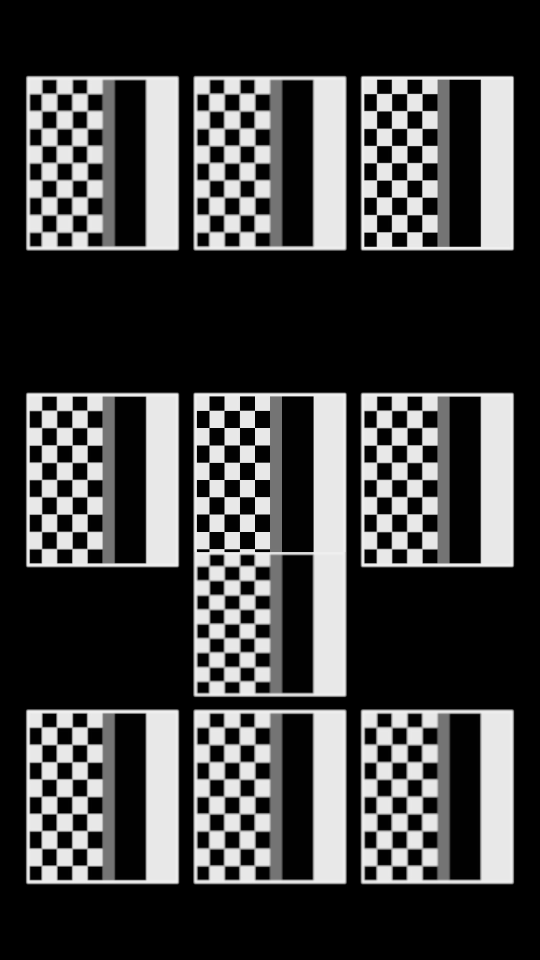
#> input picture docs/ab/dof-chart/original.png, 1080 x 1920 px (shown at 1/2 size); the run also reads 1 picture not shown here
$ python measure_dof.py
#> lines starting #> are read from the running program, lines starting #| are printed output that depends on the picture; long printed decimals are rounded
#!/usr/bin/env python3
"""DoF chart measurement — TaleRender M3 gate (contract §1.2).

Reads original.png (Chrome reference, real three r170 composer) and
native.png (talerender --scene dof-chart) from the package directory,
and writes:
  metrics.json     §28-style global metrics + the per-plane blur table
  side-by-side.png original | native, full height, half width each
  diff.png         absolute difference amplified x4 (clipped)

Blur is measured as the 10-90% transition width (px) of averaged edge
profiles: the chart's big step edge at u = 0.79 on every panel
(primary), and the checkerboard's vertical edges (secondary, median).
A third column predicts the width from the transcribed 41-tap kernel
alone (discrete tap offsets convolved with the 1 px bilinear tent), so
the table separates "does the transcription match the reference" from
"does either match the pure kernel" (both renders also carry the
scene pass's own texture filtering).
"""
import json
import math
import os

import numpy as np
from PIL import Image

D = os.path.dirname(os.path.dirname(os.path.abspath(__file__)))
W, H = 1080, 1920
FOCUS, APERTURE, MAXBLUR = 10.0, 0.0015, 0.006
PANEL_NDC_W, PANEL_NDC_H, BLEED_NDC_H = 0.56, 0.36, 0.30
PANELS = [  # (ndc_x, ndc_y, depth_m) — the shared chart spec
    (-0.62, 0.66, 30.0), (0.0, 0.66, 14.0), (0.62, 0.66, 11.0),
    (-0.62, 0.0, 12.0), (0.0, 0.0, 10.0), (0.62, 0.0, 8.0),
    (-0.62, -0.66, 7.0), (0.0, -0.66, 5.0), (0.62, -0.66, 3.5),
    (0.0, -0.30, 2.0),
]

# The 41 tap offsets of the r170 BokehShader (x components drive the
# horizontal edge spread; ring scales 1.0 / 0.9 / 0.7 / 0.4 applied).
TAPS_X = (
    [0.0]
    + [0.0, 0.15, 0.29, -0.37, 0.40, 0.37, 0.29, -0.15,
       0.0, -0.15, -0.29, 0.37, -0.4, -0.37, -0.29, 0.15]
    + [v * 0.9 for v in (0.15, -0.37, 0.37, -0.15, -0.15, 0.37, -0.37, 0.15)]
    + [v * 0.7 for v in (0.29, 0.40, 0.29, 0.0, -0.29, -0.4, -0.29, 0.0)]
    + [v * 0.4 for v in (0.29, 0.4, 0.29, 0.0, -0.29, -0.4, -0.29, 0.0)]
)


def kernel_predicted_width(dofblur):
    """10-90 width (px) of the discrete kernel's step response."""
    xs = np.arange(-8.0, 8.01, 0.05)
    prof = np.zeros_like(xs)
    for ox in TAPS_X:
        prof += np.clip(xs - ox * abs(dofblur) * W + 0.5, 0.0, 1.0)
    prof /= 41.0
    return crossing_width(xs, prof, 0.1, 0.9)


def crossing_width(xs, prof, lo_frac, hi_frac):
    lo = prof[0] + lo_frac * (prof[-1] - prof[0])
    hi = prof[0] + hi_frac * (prof[-1] - prof[0])
    def cross(level):
        for i in range(1, len(xs)):
            a, b = prof[i - 1], prof[i]
            if (a - level) * (b - level) <= 0 and a != b:
                return xs[i - 1] + (level - a) * (xs[i] - xs[i - 1]) / (b - a)
        return float("nan")
    return abs(cross(hi) - cross(lo))


def panel_rect(nx, ny, d):
    h_ndc = BLEED_NDC_H if d == 2.0 else PANEL_NDC_H
    x0 = (nx - PANEL_NDC_W / 2 + 1) / 2 * W
    x1 = (nx + PANEL_NDC_W / 2 + 1) / 2 * W
    y0 = (1 - (ny + h_ndc / 2 + 1) / 2) * H
    y1 = (1 - (ny - h_ndc / 2 + 1) / 2) * H
    return x0, x1, y0, y1


def step_width(gray, x_edge, rows, half_win=28):
    prof = gray[rows[0]:rows[1], :].mean(axis=0)
    xi = int(round(x_edge))
    seg = prof[xi - half_win:xi + half_win + 1]
    xs = np.arange(xi - half_win, xi + half_win + 1, dtype=float)
    lo = np.median(seg[:6])
    hi = np.median(seg[-6:])
    if hi - lo < 40:
        return float("nan")
    return crossing_width(xs, seg, 0.1, 0.9)


def checker_width(gray, rect, bands):
    x0, x1, y0, y1 = rect
    pw, ph = x1 - x0, y1 - y0
    widths = []
    for k in bands:
        r0 = int(y0 + (k + 0.15) / 10 * ph)
        r1 = int(y0 + (k + 0.85) / 10 * ph)
        prof = gray[r0:r1, :].mean(axis=0)
        for u in (0.1, 0.2, 0.3, 0.4):
            xi = int(round(x0 + u * pw))
            seg = prof[xi - 11:xi + 12]
            xs = np.arange(xi - 11, xi + 12, dtype=float)
            vmin, vmax = seg.min(), seg.max()
            if vmax - vmin < 40:
                continue
            widths.append(crossing_width(xs, seg, 0.1, 0.9))
    return float(np.median(widths)) if widths else float("nan"), len(widths)


def main():
    orig = Image.open(f"{D}/original.png").convert("RGB")
#> orig is the input picture: PIL image 1080x1920 RGB; min 0, max 248, mean 64.3
    nat = Image.open(f"{D}/native.png").convert("RGB")
    assert orig.size == (W, H) and nat.size == (W, H)
    a = np.asarray(orig, dtype=np.float64)
    b = np.asarray(nat, dtype=np.float64)
    ga = a.mean(axis=2)
    gb = b.mean(axis=2)

    diff = np.abs(a - b)
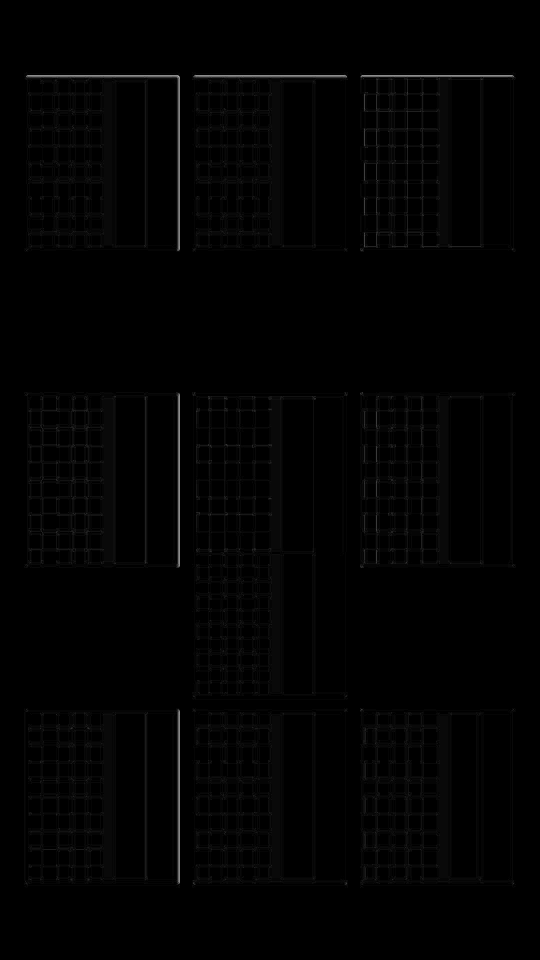
#> diff: shape (1920, 1080, 3) float64 (shown at 1/2 size); min 0, max 28, mean 0.2; drawn with min black and max white
    mse = float((diff ** 2).mean())
#> mse = 1.19
    psnr = float("inf") if mse == 0 else float(10 * np.log10(255.0 ** 2 / mse))
#> psnr = 47.38
    metrics = {
        "pair": "original.png (Chrome/SwiftShader, three r170 real composer) vs native.png (talerender --scene dof-chart, wgpu llvmpipe)",
        "psnr_db": round(psnr, 3),
        "mean_abs_delta_per_channel": round(float(diff.mean()), 3),
        "pct_pixels_max_channel_delta_gt_10": round(float((diff.max(axis=2) > 10).mean() * 100), 3),
        "pct_pixels_any_delta": round(float((diff.max(axis=2) > 0).mean() * 100), 3),
        "diff_amplification": 4,
        "chart": {
            "focus_m": FOCUS, "aperture": APERTURE, "maxblur": MAXBLUR,
            "camera": "fov 30, near 0.05, far 800 (engine defaults)",
            "look_neutralised": "bloom 0, exposure 1, vignette 0, grain 0, warm 0, sat 1",
        },
    }

    focal_rect = panel_rect(0.0, 0.0, 10.0)
    bleed_rect = panel_rect(0.0, -0.30, 2.0)
    table = []
    for (nx, ny, d) in PANELS:
        rect = panel_rect(nx, ny, d)
        x0, x1, y0, y1 = rect
        pw = x1 - x0
        x_edge = x0 + 0.79 * pw
        if d == 2.0:
            rows = (int(focal_rect[3]) + 8, int(y1) - 10)  # free (unoccluded) strip
            bands = list(range(1, 10))
        else:
            rows = (int(y0 + 0.2 * (y1 - y0)), int(y0 + 0.8 * (y1 - y0)))
            bands = list(range(10))
        dofblur = max(-MAXBLUR, min(MAXBLUR, (FOCUS - d) * APERTURE))
        sw_o = step_width(ga, x_edge, rows)
        sw_n = step_width(gb, x_edge, rows)
        cw_o, n_o = checker_width(ga, rect, bands)
        cw_n, n_n = checker_width(gb, rect, bands)
        # PSNR restricted to the smooth step zone (u in 0.55..0.97)
        zx0, zx1 = int(x0 + 0.55 * pw), int(x0 + 0.97 * pw)
        za = a[rows[0]:rows[1], zx0:zx1]
        zb = b[rows[0]:rows[1], zx0:zx1]
        zmse = float(((za - zb) ** 2).mean())
        zpsnr = float("inf") if zmse == 0 else float(10 * np.log10(255.0 ** 2 / zmse))
        table.append({
            "depth_m": d,
            "dofblur": round(dofblur, 6),
            "step_width_px": {"original": round(sw_o, 2), "native": round(sw_n, 2),
                              "delta": round(sw_n - sw_o, 2),
                              "kernel_prediction": round(kernel_predicted_width(dofblur), 2)},
            "checker_width_px_median": {"original": round(cw_o, 2), "native": round(cw_n, 2),
                                        "delta": round(cw_n - cw_o, 2),
                                        "samples": min(n_o, n_n)},
            "step_zone_psnr_db": round(zpsnr, 2),
        })
#> this loop made 10 passes
#> (sw_o, sw_n, cw_o, n_o, cw_n, n_n, zmse, zpsnr) on passes 1 to 10: (4.33, 4.38, 4.08, 40, 4.07, 40, 0.236, 54.4), (4.23, 4.27, 4.09, 40, 4.07, 40, 0.142, 56.62), (1.71, 1.7, 1.81, 40, 1.88, 40, 0.197, 55.19), (2.71, 2.71, 2.29, 40, 2.26, 40, 0.543, 50.78), (1.29, 1.33, 0.811, 40, 0.8, 40, 0.173, 55.74), (2.25, 2.26, 2.4, 40, 2.52, 40, 0.11, 57.71), (3.44, 3.39, 3.32, 40, 3.35, 40, 0.339, 52.83), (4.23, 4.27, 4.09, 40, 4.07, 40, 0.142, 56.62), (4.11, 4.07, 4.2, 40, 4.23, 40, 0.15, 56.38), (4.23, 4.27, 4.09, 36, 4.07, 36, 0.142, 56.62)
#> pass 1, in main, `za = a[rows[0]:rows[1], zx0:zx1]`:
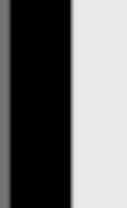
#> za: shape (208, 127, 3) float64; min 1, max 232, mean 110.4
#> after the loop, table = 10 items
    metrics["blur_table"] = table

    # Foreground bleed: RMSE (ref vs native) in the focal-panel strip
    # directly above the 2 m panel's top edge, vs a control strip.
    fx0, fx1 = int(focal_rect[0]) + 8, int(focal_rect[1]) - 8
    bleed_top = int(bleed_rect[2])
    strip = (a[bleed_top - 36:bleed_top - 4, fx0:fx1] - b[bleed_top - 36:bleed_top - 4, fx0:fx1])
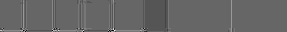
#> strip: shape (32, 287, 3) float64; min -6, max 9, mean -0.0261; drawn with min black and max white
    ctrl_y = int(focal_rect[2])
    ctrl = (a[ctrl_y + 4:ctrl_y + 36, fx0:fx1] - b[ctrl_y + 4:ctrl_y + 36, fx0:fx1])
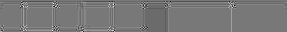
#> ctrl: shape (32, 287, 3) float64; min -9, max 10, mean -0.0636; drawn with min black and max white
    metrics["foreground_bleed"] = {
        "rmse_above_bleed_edge": round(float(np.sqrt((strip ** 2).mean())), 3),
        "rmse_control_strip": round(float(np.sqrt((ctrl ** 2).mean())), 3),
        "note": "both strips are focal-panel (10 m) texels; the first sits within one maxblur radius band above the 2 m panel's silhouette, where the shader's no-depth-test gather spills foreground colour",
    }

    with open(f"{D}/metrics.json", "w") as f:
        json.dump(metrics, f, indent=2)
    half = Image.new("RGB", (W, H))
#> half: PIL image 1080x1920 RGB; every value is 0
    half.paste(orig.resize((W // 2, H)), (0, 0))
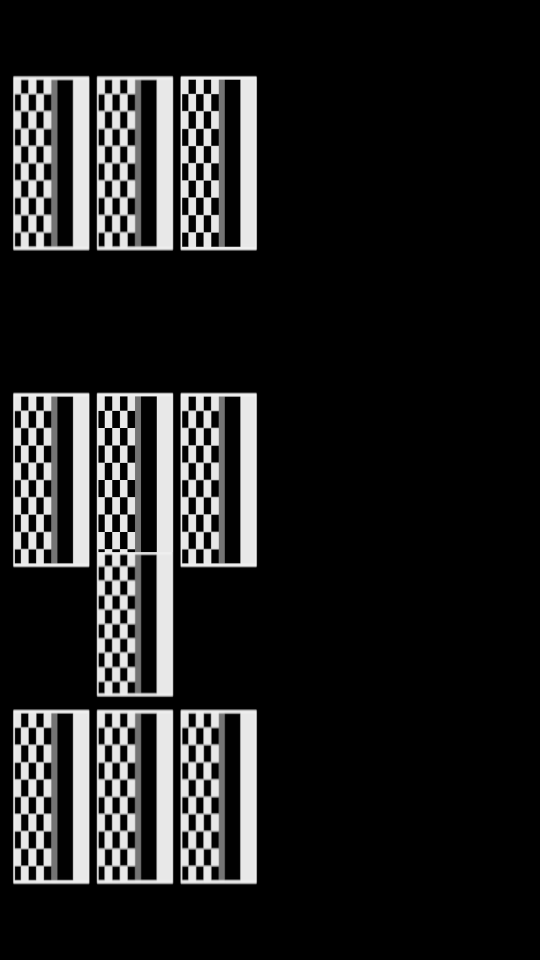
#> half: PIL image 1080x1920 RGB (shown at 1/2 size); min 0, max 249, mean 32.2
    half.paste(nat.resize((W // 2, H)), (W // 2, 0))
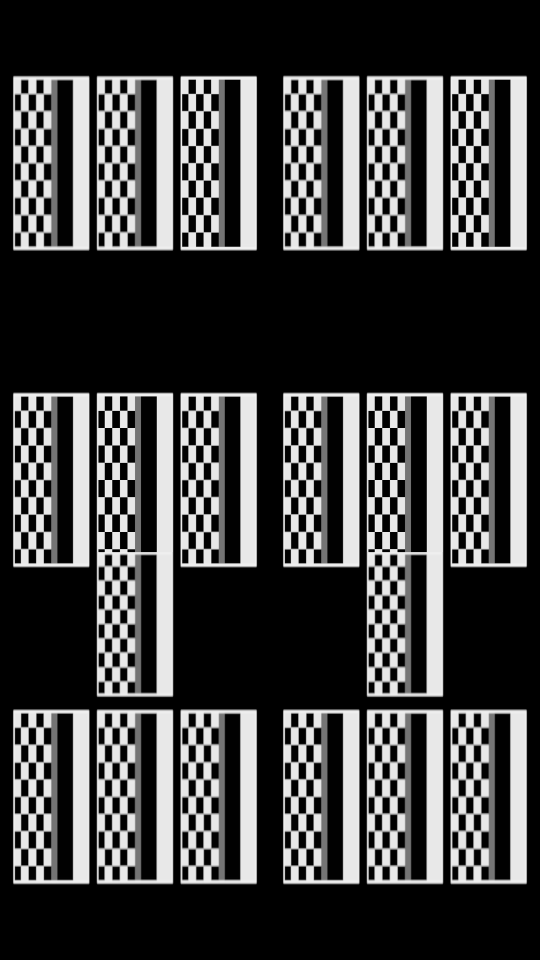
#> half: PIL image 1080x1920 RGB (shown at 1/2 size); min 0, max 249, mean 64.4
    half.save(f"{D}/side-by-side.png")
    Image.fromarray(np.clip(diff * 4, 0, 255).astype(np.uint8)).save(f"{D}/diff.png")
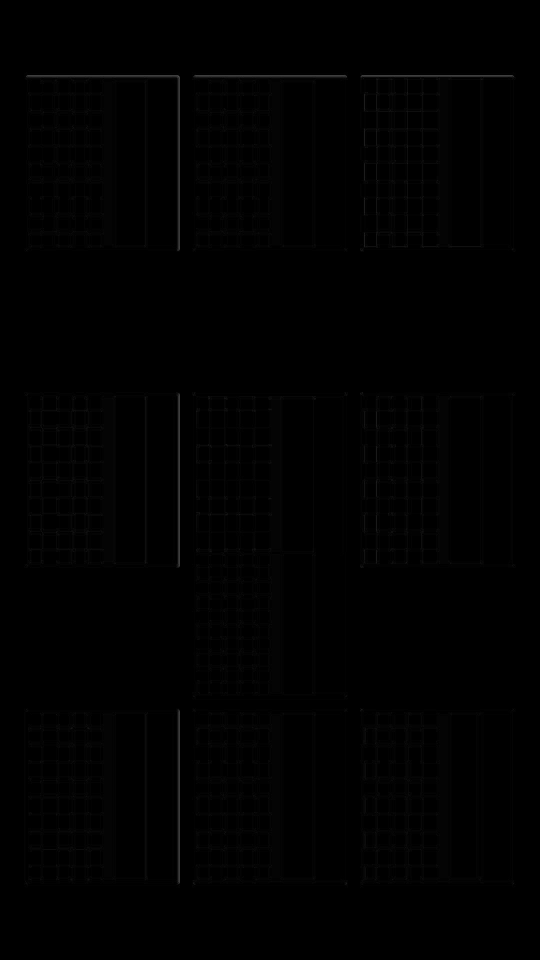
#> saved as diff.png: PIL image 1080x1920 RGB (shown at 1/2 size); min 0, max 112, mean 1
    print(f"PSNR {psnr:.3f} dB, mean|d| {diff.mean():.3f}")
#| PSNR 47.376 dB, mean|d| 0.242
    for t in table:
        s = t["step_width_px"]
        c = t["checker_width_px_median"]
        print(f"  d={t['depth_m']:>5} m  dofblur={t['dofblur']:+.5f}  step: ref {s['original']:.2f} / nat {s['native']:.2f} / pred {s['kernel_prediction']:.2f}  checker: ref {c['original']:.2f} / nat {c['native']:.2f}  zonePSNR {t['step_zone_psnr_db']:.1f}")
#> this loop made 10 passes
#|   d= 30.0 m  dofblur=-0.006  step: ref 4.33 / nat 4.38 / pred 4.29  checker: ref 4.08 / nat 4.07  zonePSNR 54.4
#|   d= 14.0 m  dofblur=-0.006  step: ref 4.23 / nat 4.27 / pred 4.29  checker: ref 4.09 / nat 4.07  zonePSNR 56.6
#|   d= 11.0 m  dofblur=-0.0015  step: ref 1.71 / nat 1.70 / pred 1.29  checker: ref 1.81 / nat 1.88  zonePSNR 55.2
#|   d= 12.0 m  dofblur=-0.003  step: ref 2.71 / nat 2.71 / pred 2.17  checker: ref 2.29 / nat 2.26  zonePSNR 50.8
#|   d= 10.0 m  dofblur=+0  step: ref 1.29 / nat 1.33 / pred 0.80  checker: ref 0.81 / nat 0.80  zonePSNR 55.7
#|   d=  8.0 m  dofblur=+0.003  step: ref 2.25 / nat 2.26 / pred 2.17  checker: ref 2.40 / nat 2.52  zonePSNR 57.7
#|   d=  7.0 m  dofblur=+0.0045  step: ref 3.44 / nat 3.39 / pred 3.21  checker: ref 3.32 / nat 3.35  zonePSNR 52.8
#|   d=  5.0 m  dofblur=+0.006  step: ref 4.23 / nat 4.27 / pred 4.29  checker: ref 4.09 / nat 4.07  zonePSNR 56.6
#> (further printed lines are left out)
    print(f"  bleed RMSE {metrics['foreground_bleed']['rmse_above_bleed_edge']} vs control {metrics['foreground_bleed']['rmse_control_strip']}")
#|   bleed RMSE 0.658 vs control 1.056
    print(f"wrote metrics.json + side-by-side.png + diff.png in {D}")


if __name__ == "__main__":
    main()
